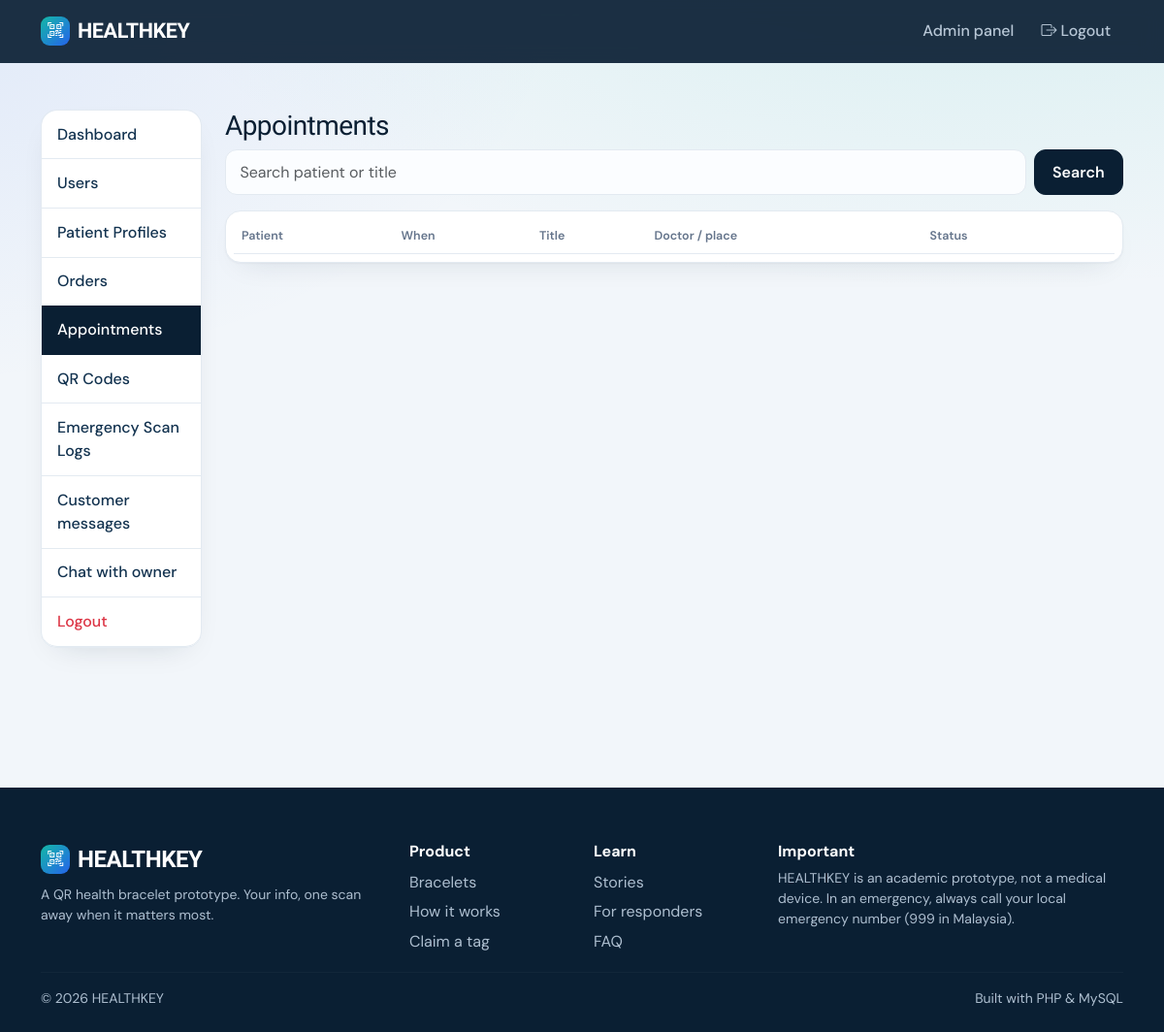
Page /admin/appointments.php (signed in) on the earlier database version.
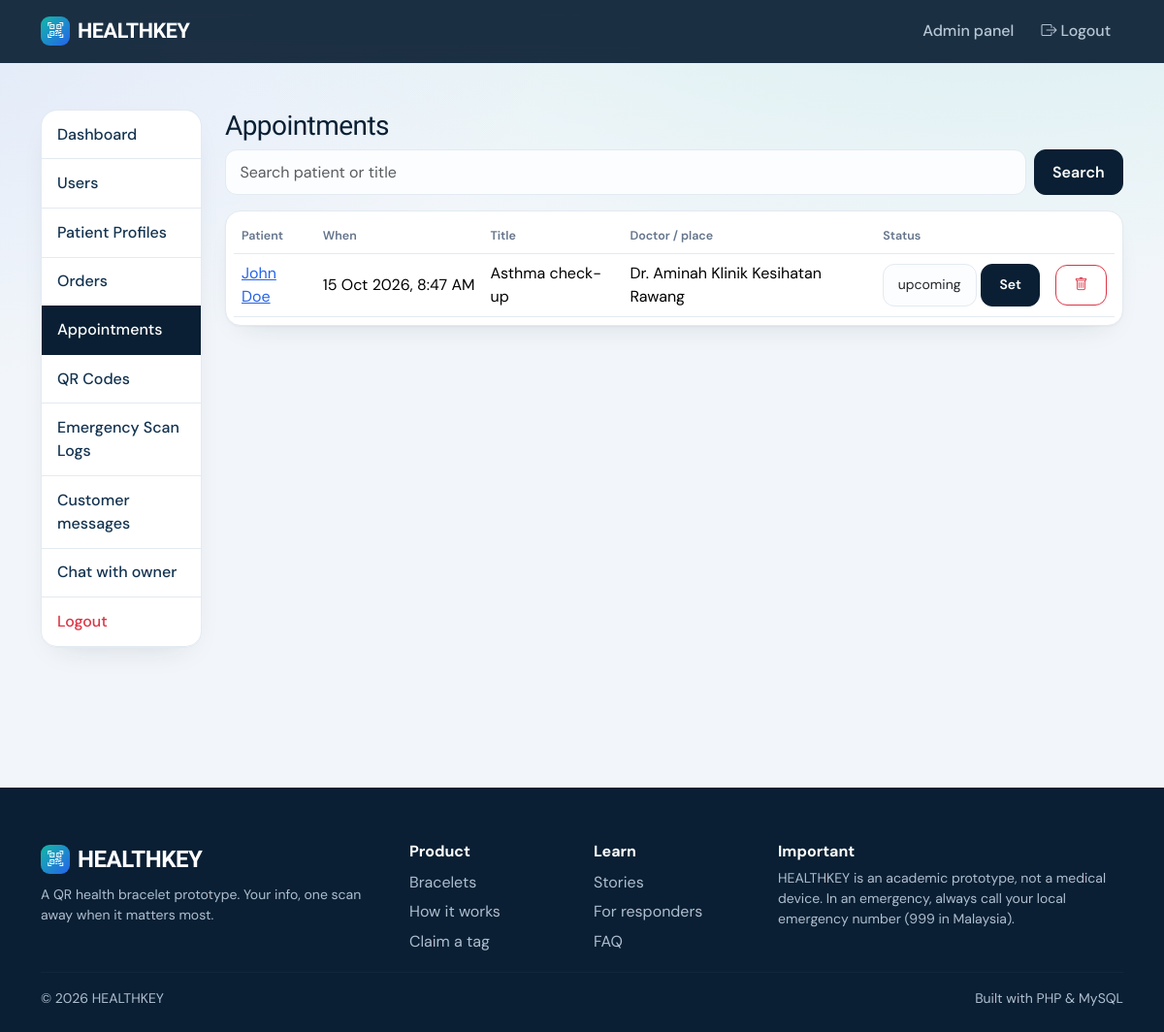
Same page on the later database version.
### tables this page shows
CREATE TABLE IF NOT EXISTS appointments(id INT AUTO_INCREMENT PRIMARY KEY,user_id INT NOT NULL,title VARCHAR(120) NOT NULL,doctor_name VARCHAR(100),location VARCHAR(150),appointment_date DATETIME NOT NULL,notes TEXT,status ENUM('upcoming','completed','cancelled') NOT NULL DEFAULT 'upcoming',created_at TIMESTAMP DEFAULT CURRENT_TIMESTAMP,updated_at TIMESTAMP DEFAULT CURRENT_TIMESTAMP ON UPDATE CURRENT_TIMESTAMP,INDEX(user_id,appointment_date),FOREIGN KEY(user_id) REFERENCES users(id) ON DELETE CASCADE);

CREATE TABLE users(id INT AUTO_INCREMENT PRIMARY KEY,name VARCHAR(100) NOT NULL,email VARCHAR(150) NOT NULL UNIQUE,password VARCHAR(255) NOT NULL,phone VARCHAR(30),role ENUM('user','admin','superadmin') NOT NULL DEFAULT 'user',is_active TINYINT DEFAULT 1,created_at TIMESTAMP DEFAULT CURRENT_TIMESTAMP,updated_at TIMESTAMP DEFAULT CURRENT_TIMESTAMP ON UPDATE CURRENT_TIMESTAMP);

### includes/database.php (called while the page is built)
<?php
function db(){static $p;if(!$p){$p=new PDO('mysql:host='.DB_HOST.';dbname='.DB_NAME.';charset=utf8mb4',DB_USER,DB_PASS,[PDO::ATTR_ERRMODE=>PDO::ERRMODE_EXCEPTION,PDO::ATTR_DEFAULT_FETCH_MODE=>PDO::FETCH_ASSOC]);}return $p;}
function q($sql,$a=[]){$s=db()->prepare($sql);$s->execute($a);return $s;}

### includes/auth.php (called while the page is built, shortened)
<?php
function user(){static $u=false;if($u===false){$u=!empty($_SESSION['uid'])?q('SELECT * FROM users WHERE id=? AND is_active=1',[$_SESSION['uid']])->fetch():null;}return $u?:null;}
function is_staff($u=null){$u=$u??user();return $u&&in_array($u['role'],['admin','superadmin']);}
function require_admin(){if(!is_staff()){http_response_code(403);die('You do not have permission to access this page.');}}

### includes/functions.php (called while the page is built, shortened)
<?php
function e($v){return htmlspecialchars((string)$v,ENT_QUOTES,'UTF-8');}

### admin/appointments.php (the view, shortened to what this page needs)
<?php require '_top.php';
$s='%'.trim($_GET['s']??'').'%';[$pg,$off,$per]=page(0);
$rows=q("SELECT a.*,u.name FROM appointments a JOIN users u ON u.id=a.user_id WHERE u.name LIKE ? OR a.title LIKE ? ORDER BY a.appointment_date DESC LIMIT $per OFFSET $off",[$s,$s])->fetchAll();?>
<h3>Appointments</h3><form class="mb-3 d-flex gap-2"><input name="s" class="form-control" placeholder="Search patient or title" value="<?=e($_GET['s']??'')?>"><button class="btn btn-primary">Search</button></form>
<div class="table-responsive card p-2"><table class="table align-middle mb-0"><tr><th>Patient</th><th>When</th><th>Title</th><th>Doctor / place</th><th>Status</th><th></th></tr>
<?php foreach($rows as $r):?><tr><td><a href="user-view.php?id=<?=$r['user_id']?>"><?=e($r['name'])?></a></td><td class="text-nowrap"><?=e(date('j M Y, g:i A',strtotime($r['appointment_date'])))?></td><td><?=e($r['title'])?></td><td><?=e(trim($r['doctor_name'].' '.$r['location'])?:'—')?></td>
<td><form method="post" class="d-flex gap-1"><?=csrf()?><input type="hidden" name="id" value="<?=$r['id']?>"><select name="status" class="form-select form-select-sm"><?php foreach(['upcoming','completed','cancelled'] as $x)echo '<option '.($x===$r['status']?'selected':'').'>'.$x.'</option>';?></select><button class="btn btn-sm btn-primary">Set</button></form></td>
<td><form method="post" onsubmit="return confirm('Delete this appointment?')"><button class="btn btn-sm btn-outline-danger"><i class="bi bi-trash"></i></button></form></td></tr><?php endforeach;?></table></div>
<?php require '_bottom.php';

### includes/header.php (shortened to what this page needs)
<?php require_once __DIR__.'/bootstrap.php'; $u=user(); $title=$title??'HEALTHKEY'; ?>
<!doctype html><html lang="en"><head><meta charset="utf-8"><meta name="viewport" content="width=device-width,initial-scale=1">
<link href="https://cdn.jsdelivr.net/npm/bootstrap@5.3.3/dist/css/bootstrap.min.css" rel="stylesheet">
<link href="https://cdn.jsdelivr.net/npm/bootstrap-icons@1.11.3/font/bootstrap-icons.css" rel="stylesheet">
<link href="<?=BASE_URL?>/assets/css/style.css" rel="stylesheet"></head><body>
<nav class="navbar navbar-expand-lg navbar-dark hk-nav"><div class="container">
<a class="navbar-brand text-white" href="<?=BASE_URL?>/"><span class="brand-dot"><i class="bi bi-qr-code-scan"></i></span>HEALTHKEY</a>
<div class="collapse navbar-collapse" id="n"><ul class="navbar-nav ms-auto align-items-lg-center">
<?php if($u&&in_array($u['role'],['admin','superadmin'])):?><li class="nav-item"><a class="nav-link" href="<?=BASE_URL?>/admin/"><?=$u['role']==='superadmin'?'Owner panel':'Admin panel'?> <span class="hk-badge" data-b="all" style="display:none">0</span></a></li>
<?php endif; if($u):?><li class="nav-item"><a class="nav-link" href="<?=BASE_URL?>/logout.php"><i class="bi bi-box-arrow-right"></i> Logout</a></li>
<?php endif;?>
</ul></div></div></nav><main class="container py-4 py-lg-5" id="top"><?=flash()?>

### admin/_top.php (shortened to what this page needs)
<?php require_once __DIR__.'/../includes/bootstrap.php'; require_admin(); $u=user(); $super=$u['role']==='superadmin';
$nav=['index'=>'Dashboard','users'=>'Users','patients'=>'Patient Profiles','orders'=>'Orders','appointments'=>'Appointments','qr-codes'=>'QR Codes','scan-logs'=>'Emergency Scan Logs'];
if($super)$nav=['index'=>'Dashboard','bracelets'=>'Bracelets','staff'=>'Staff (admins)','staff-chat'=>'Staff chat']+array_slice($nav,1);
else{$nav['messages']='Customer messages';$nav['staff-chat']='Chat with owner';}
$cur=basename($_SERVER['SCRIPT_NAME'],'.php');$cur=['user-view'=>'users','user-form'=>'users','bracelet-form'=>'bracelets','staff-form'=>'staff'][$cur]??$cur;
function page($rows,$per=15){$p=max(1,(int)($_GET['page']??1));return [$p,($p-1)*$per,$per];}
$title=$super?'Owner':'Admin'; require __DIR__.'/../includes/header.php'; ?>
<div class="row"><div class="col-lg-2 mb-3"><?php if($super):?><span class="badge mb-2" style="background:var(--teal);color:var(--ink)"><i class="bi bi-star-fill"></i> Owner</span><?php endif;?><div class="list-group">
<?php foreach($nav as $f=>$l):?><a class="list-group-item list-group-item-action <?=$cur===$f?'active':''?>" href="<?=BASE_URL?>/admin/<?=$f?>.php"><?=$l?></a><?php endforeach;?>
<a class="list-group-item list-group-item-action text-danger" href="<?=BASE_URL?>/logout.php">Logout</a></div></div><div class="col-lg-10">

### admin/_bottom.php
</div></div><?php require __DIR__.'/../includes/footer.php';

### includes/footer.php (shortened to what this page needs)
</main>
<footer class="foot"><div class="container"><div class="row g-4"><div class="col-lg-4"><div class="navbar-brand text-white mb-2 fs-4 d-flex align-items-center gap-2"><span class="brand-dot"><i class="bi bi-qr-code-scan"></i></span>HEALTHKEY</div><p class="small">A QR health bracelet prototype. Your info, one scan away when it matters most.</p></div>
<div class="col-6 col-lg-2"><h6>Product</h6><a href="<?=BASE_URL?>/#bracelets">Bracelets</a><a href="<?=BASE_URL?>/#how">How it works</a><a href="<?=BASE_URL?>/claim-qr.php">Claim a tag</a></div>
<div class="col-6 col-lg-2"><h6>Learn</h6><a href="<?=BASE_URL?>/stories.php">Stories</a><a href="<?=BASE_URL?>/#responders">For responders</a><a href="<?=BASE_URL?>/#faq">FAQ</a></div>
<div class="col-lg-4"><h6>Important</h6><p class="small mb-0">HEALTHKEY is an academic prototype, not a medical device. In an emergency, always call your local emergency number (999 in Malaysia).</p></div></div>
<hr style="border-color:rgba(255,255,255,.12)"><div class="small d-flex justify-content-between flex-wrap gap-2"><span>&copy; <?=date('Y')?> HEALTHKEY</span><span>Built with PHP &amp; MySQL</span></div></div></footer>
<?php if(user()):?><script>
(function(){const base=<?=json_encode(BASE_URL)?>;let prev=+(sessionStorage.getItem('hkc')||0);
function toast(r){const d=document.createElement('div');d.className='hk-toast';d.innerHTML='<b>'+r.title.replace(/[<&]/g,'')+'</b><div class="small" style="color:#9fb3c8">'+r.msg.replace(/[<&]/g,'')+'</div><a href="'+r.url+'">Open chat →</a>';document.body.appendChild(d);setTimeout(()=>d.remove(),9000)}
async function tick(){try{const r=await (await fetch(base+'/notify.php')).json();const tot=r.count+r.staff;
 document.querySelectorAll('.hk-badge').forEach(b=>{if(b.closest('.thread'))return;const k=b.dataset.b||'msg';const n=k==='staff'?r.staff:k==='all'?tot:r.count;b.textContent=n;b.style.display=n?'inline-block':'none'});
 if(tot>prev&&r.url&&!location.pathname.match(/messages\.php|support\.php|staff-chat\.php/))toast(r);prev=tot;sessionStorage.setItem('hkc',prev)}catch(e){}}
tick();setInterval(tick,10000)})();</script><?php endif;?></body></html>

### assets/css/style.css (style rules this page uses)
:root { --ink:#0A1F33;--ink2:#12324F;--teal:#14B8A6;--teal-d:#0D9488;--blue:#2563EB;--alert:#F0484B;--paper:#F2F6FA;--line:#E3EAF1;--mute:#64748B;--r:16px }
* { -webkit-font-smoothing:antialiased }
body { font-family:'DM Sans',system-ui,sans-serif;background:var(--paper);color:var(--ink);background-image:radial-gradient(900px 400px at 85% -100px,rgba(20,184,166,.13),transparent),radial-gradient(700px 400px at -10% 0,rgba(37,99,235,.09),transparent);background-repeat:no-repeat }
h1,h2,h3,h4,h5,.navbar-brand,.stat { font-family:'Bricolage Grotesque','DM Sans',sans-serif;letter-spacing:-.02em }
a { color:var(--blue) }
.hk-nav { background:rgba(10,31,51,.92)!important;backdrop-filter:blur(10px);position:sticky;top:0;z-index:50;padding:.7rem 0 }
.navbar-brand { font-weight:800;font-size:1.35rem;display:flex;align-items:center;gap:.5rem }
.brand-dot { width:30px;height:30px;border-radius:9px;background:linear-gradient(135deg,var(--teal),var(--blue));display:grid;place-items:center;font-size:1rem }
.hk-nav .nav-link { color:#b8c7d6!important;font-weight:500;border-radius:10px;padding:.45rem .8rem!important;margin-left:.15rem }
.card { background:#fff;border:1px solid var(--line);border-radius:var(--r);box-shadow:0 1px 2px rgba(10,31,51,.04),0 12px 32px -18px rgba(10,31,51,.18) }
.btn { border-radius:12px;font-weight:600;padding:.6rem 1.15rem;transition:transform .15s,box-shadow .15s,background .15s }
.btn-primary { background:var(--ink);border-color:var(--ink) }
.form-control,.form-select { border:1.5px solid var(--line);border-radius:12px;padding:.65rem .9rem;background:#fbfdff }
.table { --bs-table-bg:transparent }
.table th { font-size:.78rem;color:var(--mute);font-weight:600;border-bottom:1.5px solid var(--line) }
.table td { border-color:var(--line) }
.list-group { border-radius:var(--r);overflow:hidden;border:1px solid var(--line);box-shadow:0 12px 32px -18px rgba(10,31,51,.18) }
.list-group-item { border:0;border-bottom:1px solid var(--line);font-weight:500;color:var(--ink2);padding:.8rem 1rem }
.list-group-item.active { background:var(--ink);color:#fff;border-color:var(--ink) }
.foot { background:var(--ink);color:#aebfd0;margin-top:5rem;padding:3.5rem 0 1.5rem }
.foot h6 { color:#fff;font-weight:700 }
.foot a { color:#aebfd0;text-decoration:none;display:block;padding:.2rem 0 }

Differences in the rows shown:
added appointments: user.name "John Doe", appointment_date "15 Oct 2026, 8:47 AM", title "Asthma check-up", doctor_name+location "Dr. Aminah Klinik Kesihatan Rawang", status "upcoming"
